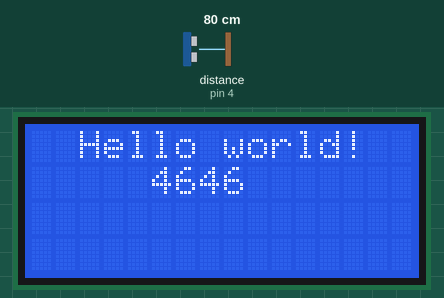
Simulated run of this sketch. Board: Arduino Uno, built with avr-gcc and run on an emulated ATmega328P. Parts: 16×4 character LCD. Wiring (inferred from the names in the program): ultrasonic range finder: trigger pin 2; echo pin 4. The inputs (shaded band) are chosen by the test bench; at power-on: distance to the obstacle (sensor on pin 4) 80 cm. The echo pulse lasts 58.3 µs per cm; what the sketch prints to the serial monitor is not drawn.

Above: at 1.2 s.
1.3 s: distance to the obstacle (sensor on pin 4) set to 2 cm
At 3.2 s:
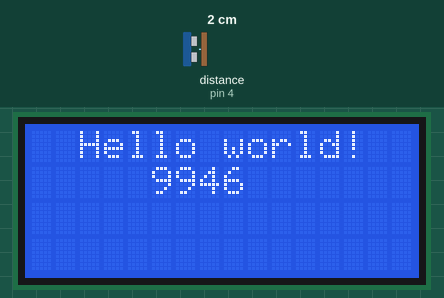
3.6 s: distance to the obstacle (sensor on pin 4) set to 60 cm
At 5.1 s:
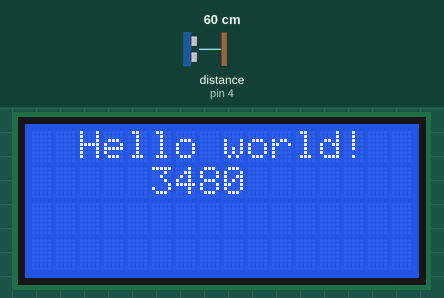
5.6 s: distance to the obstacle (sensor on pin 4) set to 18 cm
At 6.6 s:
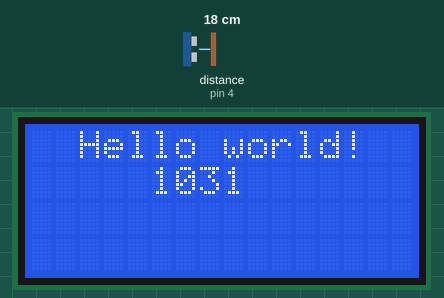
Timing chart, 0 to 8.6 s (numbered marks = the images above; inputs shaded):
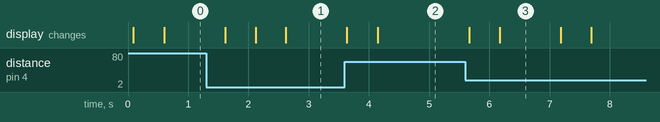

Measured:
- after the input at 1.3 s, the display: changes after 0.31 s (image 1)
- after the input at 5.6 s, the display: first changes after 0.07 s (image 3 shows a later state)
- what the display in image 3 shows lasts 1.0 s, from 6.2 s to 7.2 s

The sketch:

LCD_I2C.ino
```cpp
#include <LiquidCrystal_I2C.h>

LiquidCrystal_I2C lcd(0x27,16,4);  // set the LCD address to 0x3F for a 16 chars and 2 line display
// Ultrasonic Sensor Pins
const int trigPin = 2;  // Trigger pin
const int echoPin = 4;  // Echo pin

// Variables
long duration;  // Time taken for the ultrasonic pulse to return
long distance;   // Calculated distance in centimeters

void setup() {

    // Initialize Serial Monitor
  Serial.begin(9600);

  // Set trigPin as OUTPUT and echoPin as INPUT
  pinMode(trigPin, OUTPUT);
  pinMode(echoPin, INPUT);


  lcd.init();
  lcd.clear();
  lcd.backlight();      // Make sure backlight is on

  // Print a message on both lines of the LCD.
  lcd.setCursor(2,0);   //Set cursor to character 2 on line 0
  lcd.print("Hello world!");
}

void loop() {
  // Clear the trigger pin
  digitalWrite(trigPin, LOW);
  delayMicroseconds(2);

  // Send a 10us pulse to trigger the ultrasonic module
  digitalWrite(trigPin, HIGH);
  delayMicroseconds(10);
  digitalWrite(trigPin, LOW);

  // Measure the pulse duration on the echo pin
  duration = pulseIn(echoPin, HIGH);

  // Calculate the distance
  distance = duration /29 / 2;  // Speed of sound is 343 meters/second or 0.034 cm/microsecond

  int d = (int)duration;

  lcd.setCursor(5,1);   //Set cursor to character 2 on line 0
  lcd.print(d);

  Serial.print("Distance: ");
  Serial.print(d);
  Serial.println(" cm");

  delay(500);
}
```
